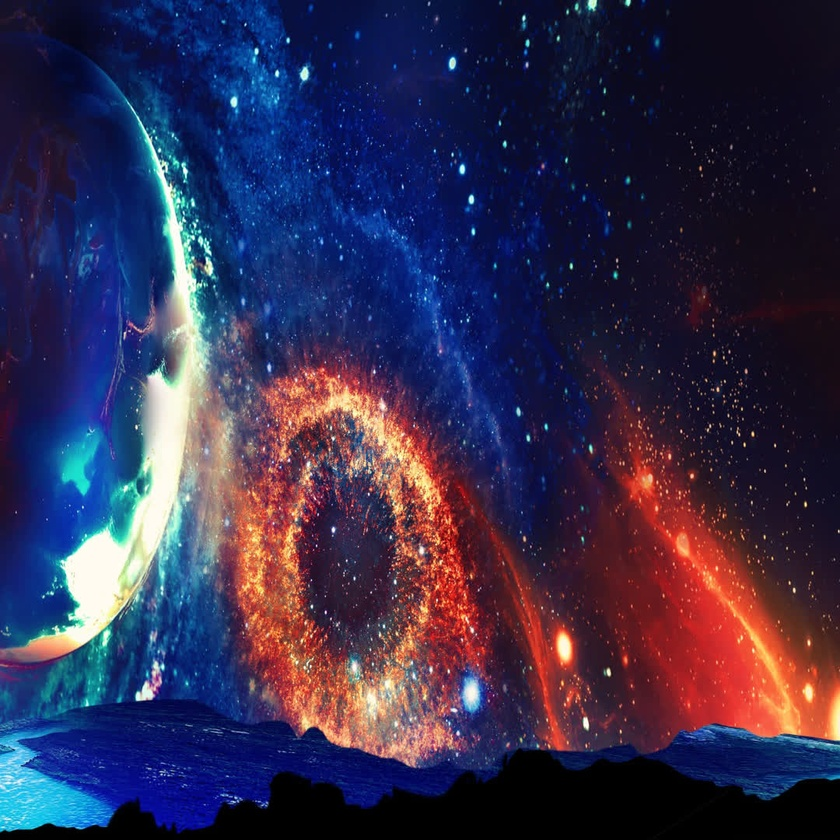
#> input picture segundoParcial/img/wall00.jpg, 840 x 840 px, shrunk from 1080 x 1080 before the run
$ jupyter execute --allow-errors dat04.ipynb
#> lines starting #> are read from the running program, lines starting #| are printed output that depends on the picture
[cell 1]
import numpy as np
import cv2
import matplotlib.pyplot as plt
from scipy.sparse import csr_matrix


# print(image[:10, :10])
img1 = cv2.imread("img/wall00.jpg", cv2.IMREAD_GRAYSCALE)
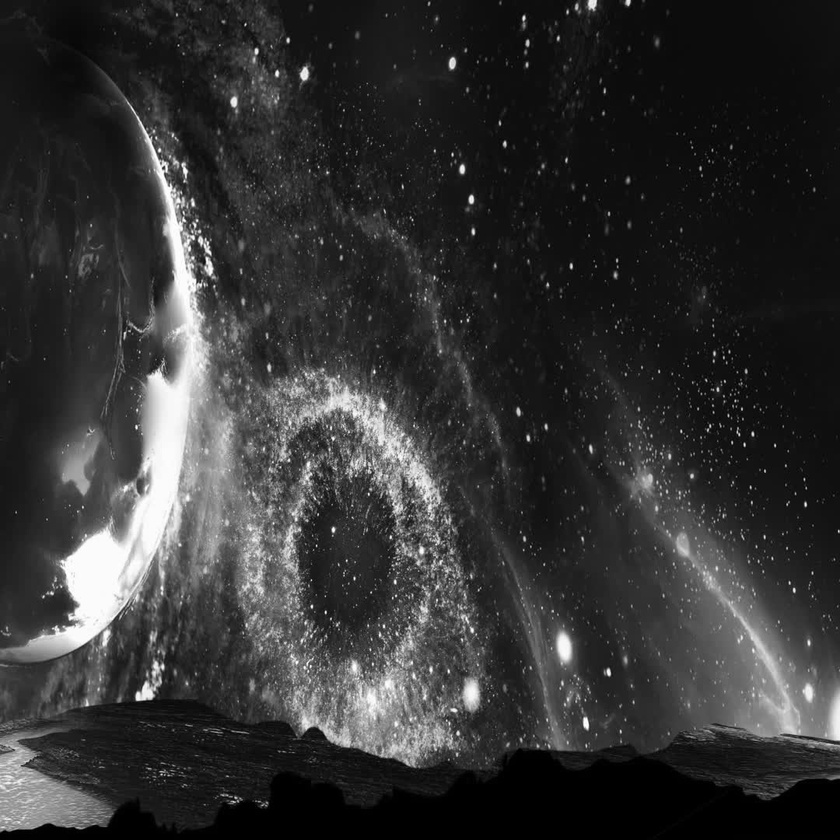
#> img1: shape (840, 840); min 0, max 255, mean 51.5
img2 = cv2.imread("img/wall01.jpg", cv2.IMREAD_GRAYSCALE)
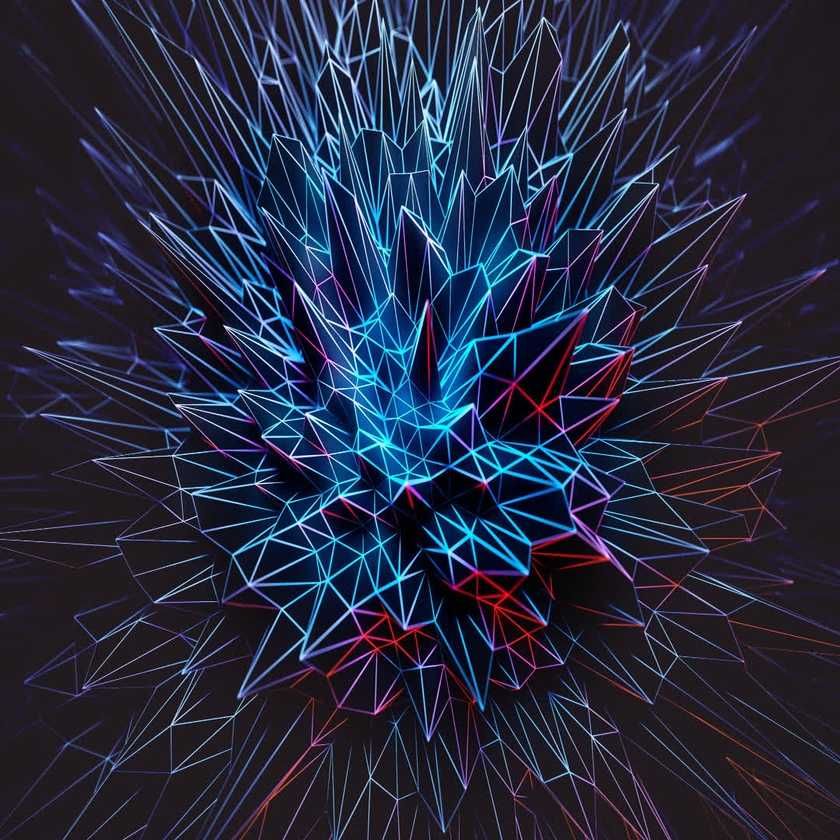
#> input picture segundoParcial/img/wall01.jpg, 840 x 840 px, shrunk from 1080 x 1080 before the run
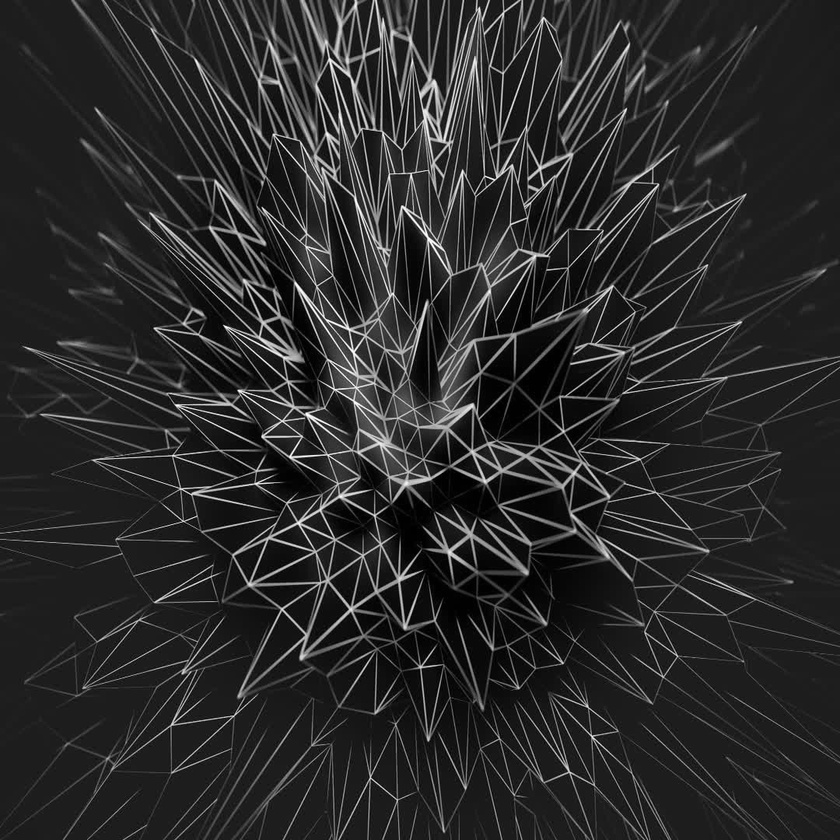
#> img2: shape (840, 840); min 0, max 255, mean 41.7

matriz1 = 'matrizSparce1.csv'
matriz2 = 'matrizSparce2.csv'
multiplicacion = 'matrizSparce3.csv'

np.savetxt(matriz1, img1, delimiter=',', fmt='%d')
np.savetxt(matriz2, img2, delimiter=',', fmt='%d')

#> (the rest of this cell did not finish here and is left out)
